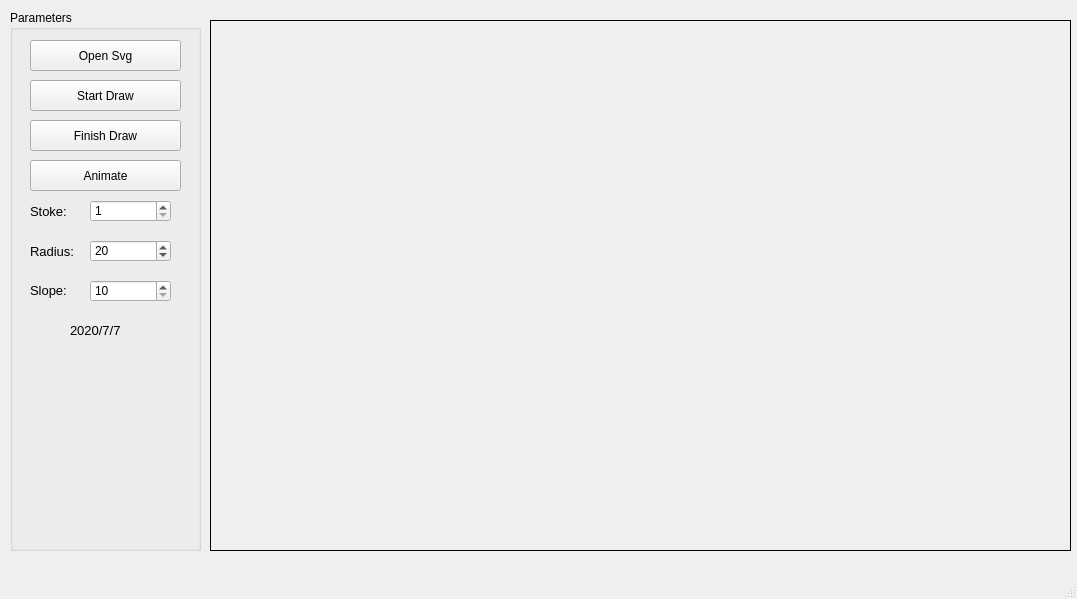
<?xml version="1.0" encoding="UTF-8"?>
<ui version="4.0">
 <class>MainWindow</class>
 <widget class="QMainWindow" name="MainWindow">
  <property name="geometry">
   <rect>
    <x>0</x>
    <y>0</y>
    <width>1077</width>
    <height>599</height>
   </rect>
  </property>
  <property name="windowTitle">
   <string>MainWindow</string>
  </property>
  <widget class="QWidget" name="centralwidget">
   <widget class="QGroupBox" name="groupBox">
    <property name="geometry">
     <rect>
      <x>10</x>
      <y>10</y>
      <width>191</width>
      <height>541</height>
     </rect>
    </property>
    <property name="title">
     <string>Parameters</string>
    </property>
    <widget class="QPushButton" name="btn_svg">
     <property name="geometry">
      <rect>
       <x>20</x>
       <y>30</y>
       <width>151</width>
       <height>31</height>
      </rect>
     </property>
     <property name="text">
      <string>Open Svg</string>
     </property>
    </widget>
    <widget class="QPushButton" name="btn_move">
     <property name="geometry">
      <rect>
       <x>20</x>
       <y>150</y>
       <width>151</width>
       <height>31</height>
      </rect>
     </property>
     <property name="text">
      <string>Animate</string>
     </property>
    </widget>
    <widget class="QPushButton" name="btn_finish">
     <property name="geometry">
      <rect>
       <x>20</x>
       <y>110</y>
       <width>151</width>
       <height>31</height>
      </rect>
     </property>
     <property name="text">
      <string>Finish Draw</string>
     </property>
    </widget>
    <widget class="QSpinBox" name="sb_stroke">
     <property name="geometry">
      <rect>
       <x>80</x>
       <y>190</y>
       <width>81</width>
       <height>22</height>
      </rect>
     </property>
     <property name="minimum">
      <number>1</number>
     </property>
     <property name="maximum">
      <number>10</number>
     </property>
    </widget>
    <widget class="QLabel" name="label">
     <property name="geometry">
      <rect>
       <x>20</x>
       <y>191</y>
       <width>47</width>
       <height>20</height>
      </rect>
     </property>
     <property name="font">
      <font>
       <pointsize>10</pointsize>
      </font>
     </property>
     <property name="text">
      <string>Stoke:</string>
     </property>
    </widget>
    <widget class="QLabel" name="label_2">
     <property name="geometry">
      <rect>
       <x>20</x>
       <y>231</y>
       <width>47</width>
       <height>20</height>
      </rect>
     </property>
     <property name="font">
      <font>
       <pointsize>10</pointsize>
      </font>
     </property>
     <property name="text">
      <string>Radius:</string>
     </property>
    </widget>
    <widget class="QSpinBox" name="sb_radius">
     <property name="geometry">
      <rect>
       <x>80</x>
       <y>230</y>
       <width>81</width>
       <height>22</height>
      </rect>
     </property>
     <property name="minimum">
      <number>10</number>
     </property>
     <property name="value">
      <number>20</number>
     </property>
    </widget>
    <widget class="QPushButton" name="btn_start">
     <property name="geometry">
      <rect>
       <x>20</x>
       <y>70</y>
       <width>151</width>
       <height>31</height>
      </rect>
     </property>
     <property name="text">
      <string>Start Draw</string>
     </property>
    </widget>
    <widget class="QSpinBox" name="sb_angle">
     <property name="geometry">
      <rect>
       <x>80</x>
       <y>270</y>
       <width>81</width>
       <height>22</height>
      </rect>
     </property>
     <property name="minimum">
      <number>10</number>
     </property>
     <property name="value">
      <number>10</number>
     </property>
    </widget>
    <widget class="QLabel" name="label_3">
     <property name="geometry">
      <rect>
       <x>20</x>
       <y>270</y>
       <width>47</width>
       <height>20</height>
      </rect>
     </property>
     <property name="font">
      <font>
       <pointsize>10</pointsize>
      </font>
     </property>
     <property name="text">
      <string>Slope:</string>
     </property>
    </widget>
    <widget class="QLabel" name="label_4">
     <property name="geometry">
      <rect>
       <x>60</x>
       <y>310</y>
       <width>61</width>
       <height>20</height>
      </rect>
     </property>
     <property name="font">
      <font>
       <pointsize>10</pointsize>
      </font>
     </property>
     <property name="text">
      <string>2020/7/7</string>
     </property>
    </widget>
   </widget>
   <widget class="QLabel" name="lb_left">
    <property name="geometry">
     <rect>
      <x>210</x>
      <y>20</y>
      <width>861</width>
      <height>531</height>
     </rect>
    </property>
    <property name="frameShape">
     <enum>QFrame::Box</enum>
    </property>
    <property name="text">
     <string/>
    </property>
   </widget>
  </widget>
  <widget class="QMenuBar" name="menubar">
   <property name="geometry">
    <rect>
     <x>0</x>
     <y>0</y>
     <width>1077</width>
     <height>21</height>
    </rect>
   </property>
  </widget>
  <widget class="QStatusBar" name="statusbar"/>
 </widget>
 <resources/>
 <connections/>
</ui>
